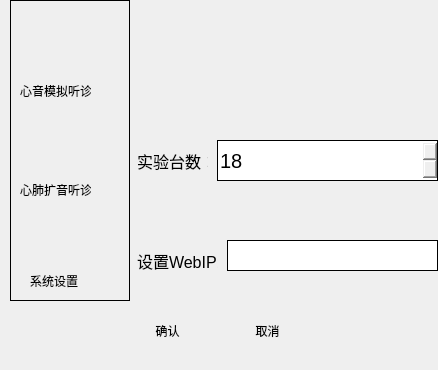
<?xml version="1.0" encoding="UTF-8"?>
<ui version="4.0">
 <class>SetItemView</class>
 <widget class="QDialog" name="SetItemView">
  <property name="geometry">
   <rect>
    <x>0</x>
    <y>0</y>
    <width>438</width>
    <height>370</height>
   </rect>
  </property>
  <property name="windowTitle">
   <string>Dialog</string>
  </property>
  <property name="styleSheet">
   <string notr="true">QGroupBox{
	border-style:solid;
	border:1px solid black;
}
QPushButton{
	border-style:solid;
	border-radius:3px;
}
QPushButton:hover{
	background-color:red;
}</string>
  </property>
  <widget class="QStackedWidget" name="stackedWidget">
   <property name="geometry">
    <rect>
     <x>127</x>
     <y>0</y>
     <width>311</width>
     <height>291</height>
    </rect>
   </property>
   <property name="currentIndex">
    <number>2</number>
   </property>
   <widget class="QWidget" name="page">
    <widget class="QGroupBox" name="groupBox_2">
     <property name="geometry">
      <rect>
       <x>20</x>
       <y>50</y>
       <width>281</width>
       <height>231</height>
      </rect>
     </property>
     <property name="styleSheet">
      <string notr="true">border-style:solid;
border:1px solid black</string>
     </property>
     <property name="title">
      <string>心音模拟听诊模式选择</string>
     </property>
     <widget class="QRadioButton" name="radioButton">
      <property name="geometry">
       <rect>
        <x>40</x>
        <y>100</y>
        <width>201</width>
        <height>16</height>
       </rect>
      </property>
      <property name="styleSheet">
       <string notr="true">border-style:none</string>
      </property>
      <property name="text">
       <string>肺部区域听诊时 无呼吸音</string>
      </property>
     </widget>
     <widget class="QRadioButton" name="radioButton_2">
      <property name="geometry">
       <rect>
        <x>40</x>
        <y>150</y>
        <width>201</width>
        <height>16</height>
       </rect>
      </property>
      <property name="styleSheet">
       <string notr="true">border-style:none</string>
      </property>
      <property name="text">
       <string>肺部区域听诊时 有呼吸音</string>
      </property>
      <property name="checked">
       <bool>true</bool>
      </property>
     </widget>
    </widget>
   </widget>
   <widget class="QWidget" name="page_3">
    <widget class="QGroupBox" name="groupBox_3">
     <property name="geometry">
      <rect>
       <x>10</x>
       <y>50</y>
       <width>291</width>
       <height>221</height>
      </rect>
     </property>
     <property name="title">
      <string>心肺音扩音听诊模式选择</string>
     </property>
     <widget class="QRadioButton" name="radioButton_3">
      <property name="geometry">
       <rect>
        <x>20</x>
        <y>70</y>
        <width>241</width>
        <height>16</height>
       </rect>
      </property>
      <property name="text">
       <string>心肺音直接扩音听诊</string>
      </property>
      <property name="checked">
       <bool>true</bool>
      </property>
     </widget>
     <widget class="QRadioButton" name="radioButton_4">
      <property name="geometry">
       <rect>
        <x>20</x>
        <y>140</y>
        <width>231</width>
        <height>16</height>
       </rect>
      </property>
      <property name="text">
       <string>电子听诊器接触式扩音听诊</string>
      </property>
     </widget>
    </widget>
   </widget>
   <widget class="QWidget" name="page_4">
    <widget class="QSpinBox" name="spinBox">
     <property name="geometry">
      <rect>
       <x>90</x>
       <y>140</y>
       <width>221</width>
       <height>41</height>
      </rect>
     </property>
     <property name="styleSheet">
      <string notr="true">border-style:solid;
border:1px solid black;
font-size:20px;</string>
     </property>
     <property name="value">
      <number>18</number>
     </property>
    </widget>
    <widget class="QLabel" name="label_4">
     <property name="geometry">
      <rect>
       <x>10</x>
       <y>140</y>
       <width>71</width>
       <height>41</height>
      </rect>
     </property>
     <property name="styleSheet">
      <string notr="true">font-size:16px;</string>
     </property>
     <property name="text">
      <string>实验台数：</string>
     </property>
    </widget>
    <widget class="QLabel" name="label">
     <property name="geometry">
      <rect>
       <x>10</x>
       <y>250</y>
       <width>81</width>
       <height>21</height>
      </rect>
     </property>
     <property name="styleSheet">
      <string notr="true">font-size:16px;</string>
     </property>
     <property name="text">
      <string>设置WebIP:</string>
     </property>
    </widget>
    <widget class="QLineEdit" name="web_ip">
     <property name="geometry">
      <rect>
       <x>100</x>
       <y>240</y>
       <width>211</width>
       <height>31</height>
      </rect>
     </property>
     <property name="styleSheet">
      <string notr="true">border-style:solid;
border:1px solid black;
font-size:18px;</string>
     </property>
    </widget>
   </widget>
   <widget class="QWidget" name="page_2"/>
  </widget>
  <widget class="QGroupBox" name="groupBox">
   <property name="geometry">
    <rect>
     <x>10</x>
     <y>0</y>
     <width>120</width>
     <height>301</height>
    </rect>
   </property>
   <property name="styleSheet">
    <string notr="true"/>
   </property>
   <property name="title">
    <string/>
   </property>
   <widget class="QPushButton" name="btn1">
    <property name="geometry">
     <rect>
      <x>10</x>
      <y>20</y>
      <width>75</width>
      <height>61</height>
     </rect>
    </property>
    <property name="cursor">
     <cursorShape>PointingHandCursor</cursorShape>
    </property>
    <property name="text">
     <string/>
    </property>
   </widget>
   <widget class="QPushButton" name="btn2">
    <property name="geometry">
     <rect>
      <x>10</x>
      <y>110</y>
      <width>75</width>
      <height>71</height>
     </rect>
    </property>
    <property name="cursor">
     <cursorShape>PointingHandCursor</cursorShape>
    </property>
    <property name="text">
     <string/>
    </property>
   </widget>
   <widget class="QPushButton" name="btn3">
    <property name="geometry">
     <rect>
      <x>10</x>
      <y>210</y>
      <width>75</width>
      <height>61</height>
     </rect>
    </property>
    <property name="cursor">
     <cursorShape>PointingHandCursor</cursorShape>
    </property>
    <property name="text">
     <string/>
    </property>
   </widget>
   <widget class="QLabel" name="la1">
    <property name="geometry">
     <rect>
      <x>10</x>
      <y>80</y>
      <width>71</width>
      <height>21</height>
     </rect>
    </property>
    <property name="text">
     <string>心音模拟听诊</string>
    </property>
   </widget>
   <widget class="QLabel" name="la2">
    <property name="geometry">
     <rect>
      <x>10</x>
      <y>180</y>
      <width>71</width>
      <height>20</height>
     </rect>
    </property>
    <property name="text">
     <string>心肺扩音听诊</string>
    </property>
   </widget>
   <widget class="QLabel" name="la3">
    <property name="geometry">
     <rect>
      <x>20</x>
      <y>270</y>
      <width>71</width>
      <height>21</height>
     </rect>
    </property>
    <property name="text">
     <string>系统设置</string>
    </property>
   </widget>
  </widget>
  <widget class="QPushButton" name="okBtn">
   <property name="geometry">
    <rect>
     <x>130</x>
     <y>310</y>
     <width>75</width>
     <height>41</height>
    </rect>
   </property>
   <property name="cursor">
    <cursorShape>PointingHandCursor</cursorShape>
   </property>
   <property name="text">
    <string>确认</string>
   </property>
  </widget>
  <widget class="QPushButton" name="cancelBtn">
   <property name="geometry">
    <rect>
     <x>230</x>
     <y>310</y>
     <width>75</width>
     <height>41</height>
    </rect>
   </property>
   <property name="cursor">
    <cursorShape>PointingHandCursor</cursorShape>
   </property>
   <property name="text">
    <string>取消</string>
   </property>
  </widget>
 </widget>
 <resources/>
 <connections/>
</ui>
